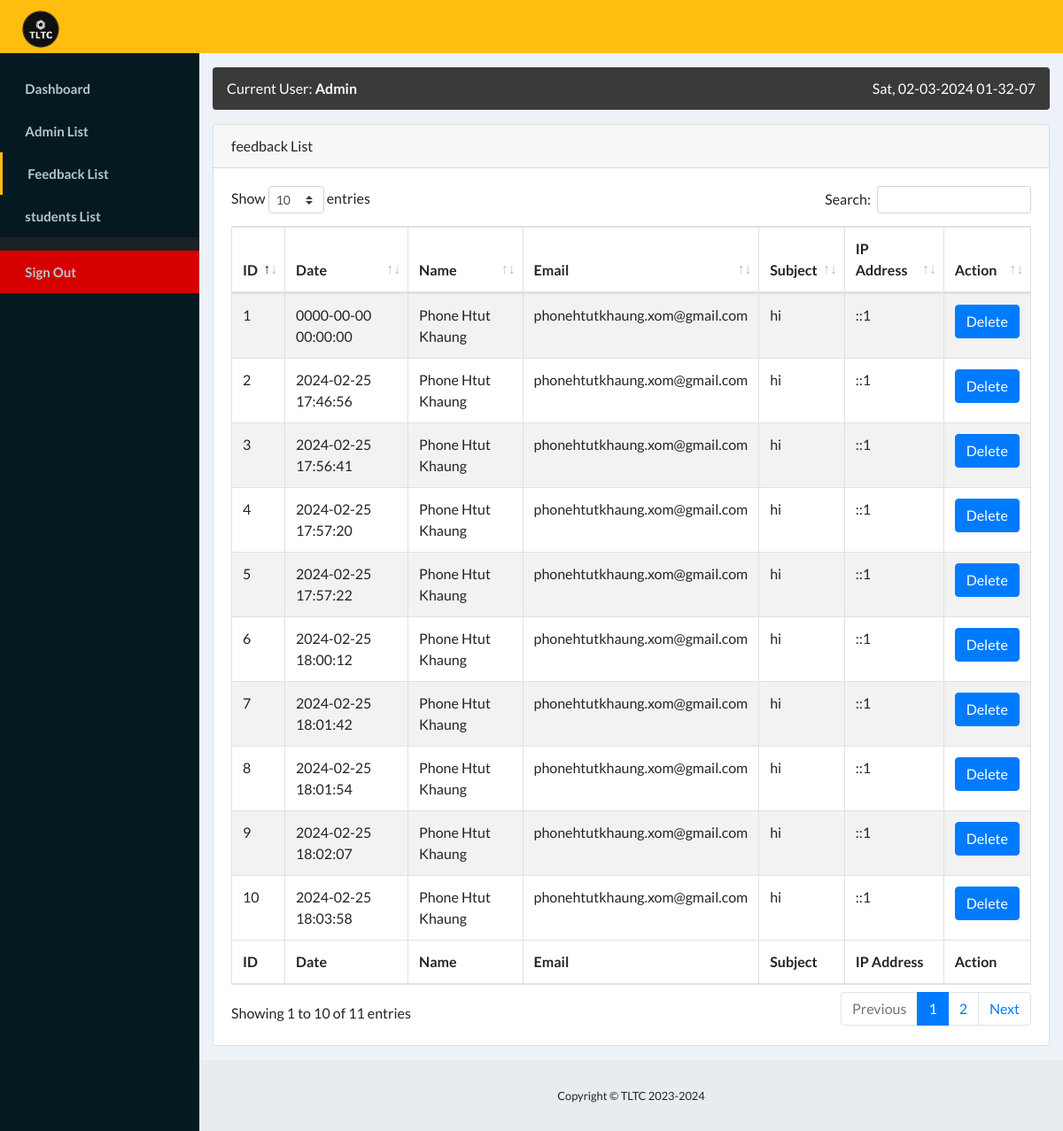
Page /admin/admin-panel/views/feedback.php (signed in) on the committed database.
### tables this page shows
CREATE TABLE `feedback` (
  `id` int(11) NOT NULL,
  `name` varchar(255) NOT NULL,
  `email` varchar(255) NOT NULL,
  `subject` varchar(255) NOT NULL,
  `message` text NOT NULL,
  `date` datetime NOT NULL,
  `ip_address` varchar(45) NOT NULL
);

### admin/admin-panel/views/feedback.php (the view, shortened to what this page needs)
<?php
include_once "../Admin_config/connection.php";
$sql = "SELECT * FROM feedback";
$result = $conn->query($sql);
include 'header.php';
?>
<body id="page-top">
  <?php include 'navbar.php';?>
  <div id="wrapper">
  <?php include 'sidebar.php';?>
    <div id="content-wrapper">
      <div class="container-fluid">
        <div class="breadcrumb_custom">
          <div class="row">
            <div class="col-lg-6 col-md-6">
              <p>Current User: <b><?php echo ($_SESSION['adm_name'])?></b></p>
            </div>
            <div class="col-lg-6 col-md-6">
              <p id="datetime" style="text-align: right;">
                <?php echo date("D").", ".date("d-m-Y h-i-s ");?>
              </p>
            </div>
          </div>
        </div>
        <div class="card mb-3">
          <div class="card-header">
            feedback List</div>
          <div class="card-body">
            <div class="table-responsive">
              <table class="table table-bordered table-hover table-striped" id="dataTable" width="100%" cellspacing="0">
                <thead>
                <tr>
                    <th scope="col" >ID</th>
                    <th scope="col" >Date</th>
                    <th scope="col" >Name</th>
                    <th scope="col" >Email</th>
                    <th scope="col" >Subject</th>
                    <th scope="col" >IP Address</th>
                    <th scope="col" >Action</th>
                </tr>
                </thead>
                <tfoot>
                <tr>
                    <th scope="col" >ID</th>
                    <th scope="col" >Date</th>
                    <th scope="col" >Name</th>
                    <th scope="col" >Email</th>
                    <th scope="col" >Subject</th>
                    <th scope="col" >IP Address</th>
                    <th scope="col" >Action</th>
                </tr>
                </tfoot>
                <tbody>
                <?php
                while($row = $result->fetch_assoc()) {
                echo "<tr>
                    <td>".$row["id"]."</td>
                    <td>".$row["date"]."</td>
                    <td>".$row["name"]."</td>
                    <td>".$row["email"]."</td>
                    <td>".$row["message"]."</td>
                    <td>".$row["ip_address"]."</td>
                    <td><form method='post' onsubmit='return confirmDelete()'><button type='submit' class='btn btn-primary' name='delete_user' value='" . $row["id"] . "'>Delete</button></form></td>
                </tr>";
                }
            ?>
                </tbody>
              </table>
            </div>
          </div>
        </div>
      </div>
      <?php include 'footer.php';?>
    </div>
  </div>
</body>
</html>

### admin/admin-panel/views/header.php (shortened to what this page needs)
<!DOCTYPE html>
<html lang="en">
<head>
  <link href="https://cdn.jsdelivr.net/gh/eliyantosarage/font-awesome-pro@main/fontawesome-pro-6.5.1-web/css/all.min.css" rel="stylesheet" type="text/css">
  <link href="vendor/datatables/dataTables.bootstrap4.css" rel="stylesheet">
  <link rel="stylesheet" type="text/css" href="https://cdn.jsdelivr.net/gh/eliyantosarage/font-awesome-pro@main/fontawesome-pro-6.5.1-web/css/all.min.css">
  <link rel="stylesheet" type="text/css" href="css/fontello.css">
  <link rel="stylesheet" type="text/css" href="css/fontello-codes.css">
  <link rel="stylesheet" type="text/css" href="css/fontello-embedded.css">
  <link href="css/sb-admin.css" rel="stylesheet">
  <link rel="stylesheet" href="css/jquery.fancybox.min.css"/>
  <link href="css/main.css" rel="stylesheet">
</head>

### admin/admin-panel/views/navbar.php (shortened to what this page needs)
<nav class="navbar navbar-expand bg-light static-top">
    <a class="navbar-brand mr-1" href="index.php"><img src="img/logo-bl.png" style="width: 50px; margin-left: 5px;" alt="logoexample"></a>
    <button class="btn btn-link btn-sm text-white order-1 order-sm-0" id="sidebarToggle" href="#">
    </button>
  </nav>

### admin/admin-panel/views/sidebar.php (shortened to what this page needs)
<ul class="sidebar navbar-nav">
  <?php
      $link = $_SERVER['PHP_SELF'];
      $link_array = explode('/',$link);
      $page = end($link_array);
  ?>
  <li <?php if($page=="index.php") { ?>  class="active nav-item" <?php } else { ?>  class="nav-item" <?php } ?> >
    <a class="nav-link" href="index.php">
      <div class="wrapped">
        <span>Dashboard</span>
      </div>
    </a>
  </li>
  <li <?php if($page=="member.php") { ?>  class="active nav-item" <?php } else { ?>  class="nav-item" <?php } ?>>
    <a class="nav-link" href="member.php">
      <div class="wrapped">
        <span>Admin List</span>
      </div></a>
  </li>
  <li <?php if($page=="feedback.php") { ?>  class="active nav-item" <?php } else { ?>  class="nav-item" <?php } ?>>
    <a class="nav-link" href="feedback.php">
      <div class="wrapped">
        <span>Feedback List</span>
      </div></a>
  </li>
  <li <?php if($page=="students.php") { ?>  class="active nav-item" <?php } else { ?>  class="nav-item" <?php } ?>>
    <a class="nav-link" href="students.php">
      <div class="wrapped">
        <span>students List</span>
      </div></a>
  </li>
  <li class="list_divider"></li>
  <li class="nav-item signout">
    <a class="nav-link" data-toggle="modal" data-target="#logoutModal" href="login.php">
      <div class="wrapped">
        <span>Sign Out</span>
      </div></a>
  </li>
</ul>

### admin/admin-panel/views/footer.php
<footer class="sticky-footer">
  <div class="container my-auto">
    <div class="copyright text-center my-auto">
      <span>Copyright © TLTC 2023-<?php echo date("Y"); ?>
    </div>
  </div>
</footer>

### admin/admin-panel/views/css/main.css (style rules this page uses)
* { font-family: 'Lato', sans-serif; }
.breadcrumb_custom { width: 100%; padding: 0.75rem 1rem; margin-bottom: 1rem; background-color: #3a3a3a; border-radius: 0.25rem; color: #ffffff; }
.breadcrumb_custom p { margin: 0; }
.list_divider { height: 15px; color: #4b646f; background: #1a2226; }
.signout { cursor: pointer; background: #d50000; }

### rows in the picture
feedback: id "1", date "0000-00-00 00:00:00", name "Phone Htut Khaung", email "phonehtutkhaung.xom@gmail.com", message "hi", ip_address "::1"
feedback: id "2", date "2024-02-25 17:46:56", name "Phone Htut Khaung", email "phonehtutkhaung.xom@gmail.com", message "hi", ip_address "::1"
feedback: id "3", date "2024-02-25 17:56:41", name "Phone Htut Khaung", email "phonehtutkhaung.xom@gmail.com", message "hi", ip_address "::1"
feedback: id "4", date "2024-02-25 17:57:20", name "Phone Htut Khaung", email "phonehtutkhaung.xom@gmail.com", message "hi", ip_address "::1"
feedback: id "5", date "2024-02-25 17:57:22", name "Phone Htut Khaung", email "phonehtutkhaung.xom@gmail.com", message "hi", ip_address "::1"
feedback: id "6", date "2024-02-25 18:00:12", name "Phone Htut Khaung", email "phonehtutkhaung.xom@gmail.com", message "hi", ip_address "::1"
feedback: id "7", date "2024-02-25 18:01:42", name "Phone Htut Khaung", email "phonehtutkhaung.xom@gmail.com", message "hi", ip_address "::1"
feedback: id "8", date "2024-02-25 18:01:54", name "Phone Htut Khaung", email "phonehtutkhaung.xom@gmail.com", message "hi", ip_address "::1"
feedback: id "9", date "2024-02-25 18:02:07", name "Phone Htut Khaung", email "phonehtutkhaung.xom@gmail.com", message "hi", ip_address "::1"
feedback: id "10", date "2024-02-25 18:03:58", name "Phone Htut Khaung", email "phonehtutkhaung.xom@gmail.com", message "hi", ip_address "::1"

### other values in the picture
$_SESSION['adm_name'] "Admin"
